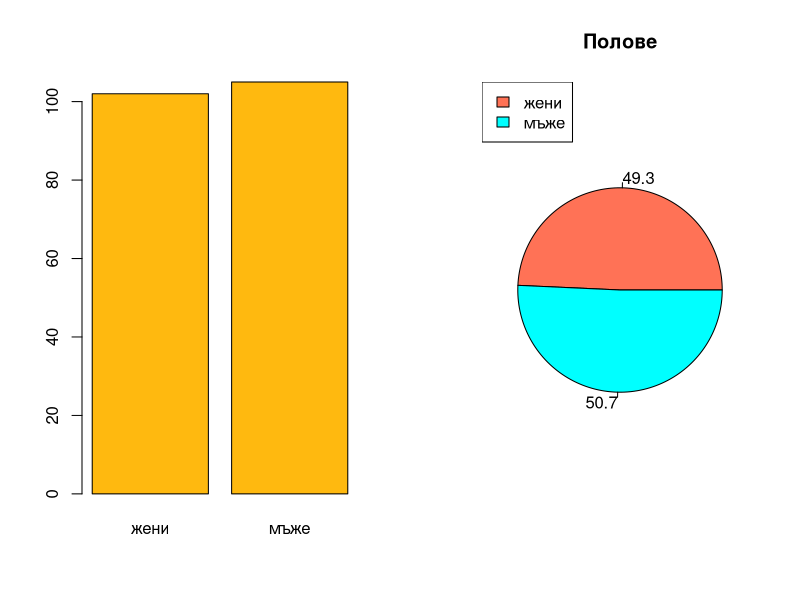

Write the R code that produced this figure.


# инсталиране на пакета от данни
install.packages("MASS")

# зареждане на пакета от данни
library("MASS") # or require("MASS")

# извличане на данните само от желаните колони
columns_to_keep <- c("Sex", "Wr.Hnd", "Height")

mydata <- survey[columns_to_keep]

mydata <- subset(mydata, !is.na(mydata$Sex) & 
                        !is.na(mydata$Wr.Hnd) & 
                        !is.na(mydata$Height))

# преименуваме колоната за дължината на дланта
colnames(mydata)[2] <- "Handspan"

# записваме данните в csv файл
write.csv(mydata, 'D:\\survey_data.csv', row.names = FALSE)

# 2. Изследване на променливите поотделно
    # 2.1. пол на анкетираните, категорийна номинална
    summary(mydata$Sex)
    
    par(mfrow = c(1, 2))

        table_sex <- table(mydata$Sex)
        percents <- round(100*table_sex / sum(table_sex), 1)
        colors <- c("coral1", "cyan1")

        barplot(table_sex, names.arg = c("жени", "мъже"), col = "darkgoldenrod1")

        pie(x = table_sex, main = "Полове", labels = percents, col = colors)
        legend(x = "topleft", legend = c("жени", "мъже"), cex = 1, fill = colors)

    par(mfrow = c(1, 1))
